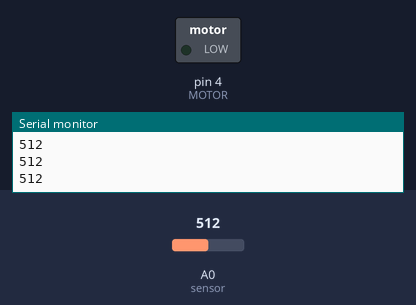
A sketch run on a simulated Arduino Uno, built with avr-gcc and run on an emulated ATmega328P. On the bench: switched loads named in the sketch (green lamp = pin HIGH), the last lines printed to the serial monitor. The test bench sets the inputs (shaded band); at power-on: A0 (sensor) = 512.

Above: at 1.2 s.
1.3 s: A0 (sensor) set to 75
2.8 s: A0 (sensor) set to 63
At 3.4 s:
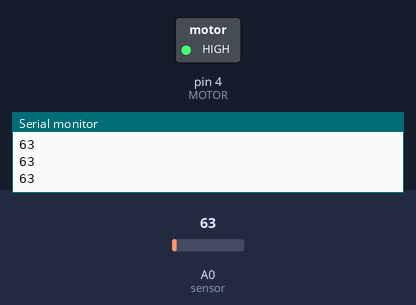
4.3 s: A0 (sensor) set to 80
At 4.7 s:
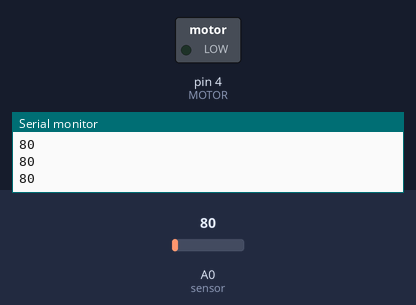
5.8 s: A0 (sensor) set to 60
At 7.2 s:
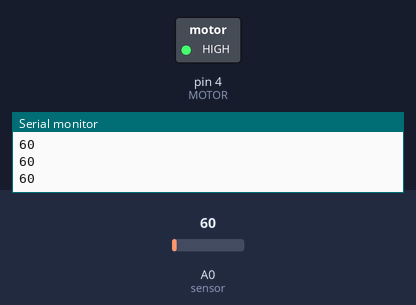
Timing chart, 0 to 8.3 s (numbered marks = the images above; inputs shaded):
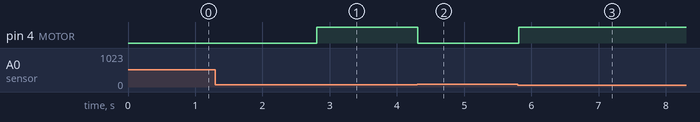

Measured:
- the behaviour switches between 71 and 70 on A0 (sensor) (found by bisection; images 0 and 1)
- after the input at 2.8 s, pin 4 (MOTOR): LOW → HIGH at once
- after the input at 4.3 s, pin 4 (MOTOR): HIGH → LOW at once
- after the input at 5.8 s, pin 4 (MOTOR): LOW → HIGH at once

The sketch:

IRR.ino
```cpp
int sensor = 0;
int MOTOR = 4;

void setup() {
    Serial.begin(9600);
     pinMode(MOTOR,OUTPUT);
     pinMode(sensor,INPUT);
}


void loop() {
    int moisture = analogRead(sensor);

    Serial.println(moisture);

    if(moisture > 70) {
        digitalWrite(MOTOR, LOW);
    } else   {
        digitalWrite(MOTOR, HIGH);
    }
    delay(100);
}
```
